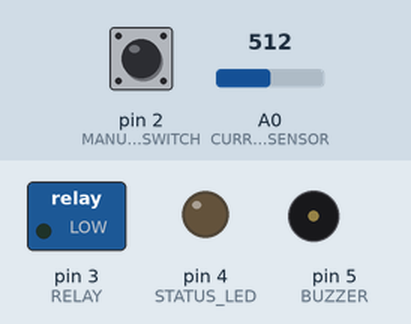
A sketch run on a simulated Arduino Uno, built with avr-gcc and run on an emulated ATmega328P. Parts: switched loads named in the sketch (green lamp = pin HIGH), output pins drawn as LEDs (lit = HIGH), buzzer (waves = sounding). The test bench sets the inputs (shaded band); at power-on: pin 2 (MANUAL_SWITCH) HIGH, A0 (CURRENT_SENSOR) = 512. The local clock reads 2024-03-15 10:24:30 at power-on unless the sketch sets it; what the sketch prints to the serial monitor is not drawn.

Above: at 1.2 s.
1.3 s: pin 2 (MANUAL_SWITCH) pulled LOW for 0.15 s
At 2.0 s:
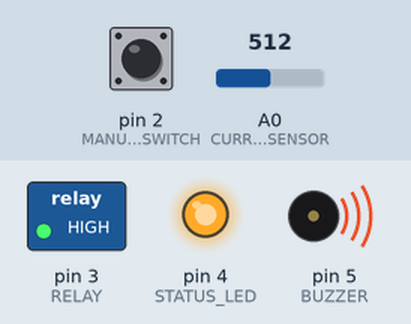
2.9 s: pin 2 (MANUAL_SWITCH) pulled LOW for 1 s
At 4.4 s:
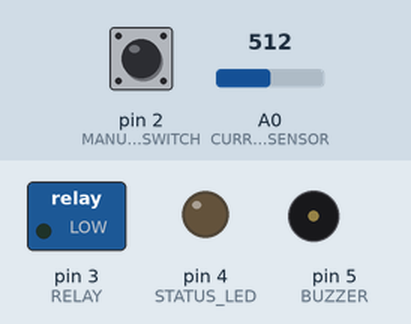
5.4 s: A0 (CURRENT_SENSOR) set to 685
8.4 s: A0 (CURRENT_SENSOR) set to 713
11.4 s: pin 2 (MANUAL_SWITCH) pulled LOW for 0.15 s
At 12.6 s:
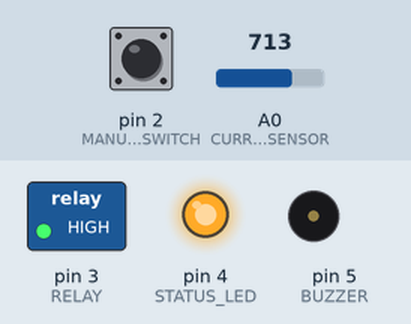
14.5 s: pin 2 (MANUAL_SWITCH) pulsed LOW 5 times (0.12 s each, 0.3 s apart)
At 16.3 s:
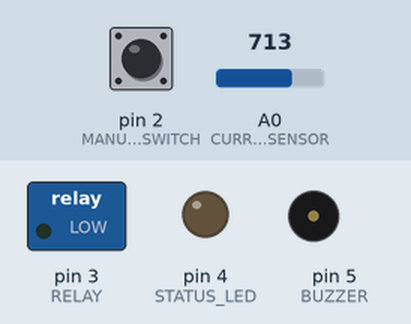
Timing chart, 0 to 29.3 s (numbered marks = the images above; inputs shaded):
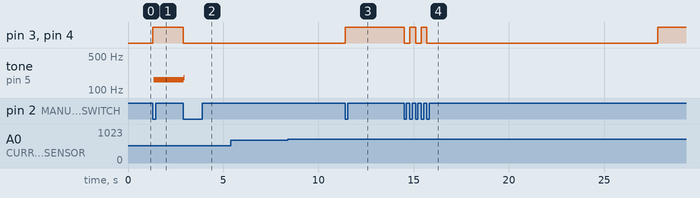

Measured:
- after the input at 1.3 s, pin 3 (RELAY), pin 4 (STATUS_LED): LOW → HIGH at once; tone on pin 5 (BUZZER): silent → 163 Hz after 0.06 s
- after the input at 2.9 s, pin 3 (RELAY), pin 4 (STATUS_LED): HIGH → LOW at once; tone on pin 5 (BUZZER): 163 Hz → 179 Hz at once, → silent 0.04 s later
- after the input at 11.4 s, pin 3 (RELAY), pin 4 (STATUS_LED): LOW → HIGH at once
- after the input at 14.5 s, pin 3 (RELAY), pin 4 (STATUS_LED): goes LOW 0.30 s, HIGH 0.30 s, LOW 0.30 s, HIGH 0.30 s, LOW 12.1 s, then HIGH, starting at once

The sketch:

arduino_uno.ino
```cpp
#include <Arduino.h>
#include <Wire.h>
#include <RTClib.h>

#define CURRENT_SENSOR A0
#define MANUAL_SWITCH 2
#define RELAY 3
#define STATUS_LED 4
#define BUZZER 5

#define CURRENT_THRESHOLD 0.1
#define DEBOUNCE_TIME 50

bool prevScheduleState = false;
bool overrideActive = false;

RTC_DS3231 rtc;

struct Schedule
{
  byte hour;
  byte minute;
  unsigned int durationMinutes;
};

Schedule schedules[] = {
    {6, 0, 60},
    {18, 0, 120}};
const byte scheduleCount = 2;

float current = 0.0;
float maxSensorValue = 0.0;
unsigned long lastCycleTime = 0;
const unsigned long cycleDurationMs = 20;

const float ACS712_SENSITIVITY = 0.066;
const float ADC_REF_VOLTAGE = 5.0;
const int ADC_RESOLUTION = 1023;
const float ZERO_CURRENT_VOLTAGE = ADC_REF_VOLTAGE / 2.0;

bool relayState = false;
unsigned long lastButtonCheck = 0;
bool lastButtonState = HIGH;

DateTime currentTime;
unsigned long lastMillis = 0;

unsigned long getTime() {
  // For real hardware: use millis()
  //return millis();

  // For Proteus simulation: uncomment line below and comment line above
  return micros();
}

void setup()
{
  Serial.begin(115200);

  pinMode(MANUAL_SWITCH, INPUT_PULLUP);
  pinMode(RELAY, OUTPUT);
  pinMode(STATUS_LED, OUTPUT);
  pinMode(BUZZER, OUTPUT);

  digitalWrite(RELAY, LOW);
  digitalWrite(STATUS_LED, LOW);
  digitalWrite(BUZZER, LOW);

  Wire.begin();

  if (!rtc.begin())
  {
    Serial.println("RTC Error");
    while (1);
  }

  if (rtc.lostPower())
  {
    rtc.adjust(DateTime(F(__DATE__), F(__TIME__)));
  }

  currentTime = rtc.now();
  lastMillis = getTime();

  Serial.println("Setup Complete");
}

void updateCurrentReading()
{
  unsigned long now = getTime();

  float sensorVoltage = analogRead(CURRENT_SENSOR) * (ADC_REF_VOLTAGE / ADC_RESOLUTION);

  if (sensorVoltage > maxSensorValue)
  {
    maxSensorValue = sensorVoltage;
  }

  if (now - lastCycleTime >= cycleDurationMs)
  {
    float peakVoltage = maxSensorValue - ZERO_CURRENT_VOLTAGE;
    current = peakVoltage / (ACS712_SENSITIVITY * sqrt(2.0));
    maxSensorValue = 0.0;
    lastCycleTime = now;
  }
}

void checkButton(unsigned long now)
{
  if (now - lastButtonCheck < DEBOUNCE_TIME)
    return;

  bool buttonState = digitalRead(MANUAL_SWITCH);

  if (buttonState == LOW && lastButtonState == HIGH)
  {
    relayState = !relayState;
    digitalWrite(RELAY, relayState ? HIGH : LOW);
    digitalWrite(STATUS_LED, relayState ? HIGH : LOW);

    overrideActive = true;

    Serial.print("Manual Override: ");
    Serial.println(relayState ? "ON" : "OFF");
  }

  lastButtonState = buttonState;
  lastButtonCheck = now;
}

bool checkSchedule()
{
  int currentMinutes = currentTime.hour() * 60 + currentTime.minute();

  for (byte i = 0; i < scheduleCount; i++)
  {
    int startMinutes = schedules[i].hour * 60 + schedules[i].minute;
    int endMinutes = startMinutes + schedules[i].durationMinutes;

    if (endMinutes <= 1440)
    {
      if (currentMinutes >= startMinutes && currentMinutes < endMinutes)
      {
        return true;
      }
    }
    else
    {
      int endWrapped = endMinutes - 1440;
      if (currentMinutes >= startMinutes || currentMinutes < endWrapped)
      {
        return true;
      }
    }
  }
  return false;
}

void updateRelay(bool state)
{
  if (relayState != state)
  {
    relayState = state;
    digitalWrite(RELAY, state ? HIGH : LOW);
    digitalWrite(STATUS_LED, state ? HIGH : LOW);
  }
}

void buzzIfNeeded()
{
  static unsigned long lastBuzz = 0;
  unsigned long now = getTime();

  if (relayState && current < CURRENT_THRESHOLD)
  {
    if (now - lastBuzz >= 1000)
    {
      digitalWrite(BUZZER, HIGH);
      delay(1);
      digitalWrite(BUZZER, LOW);
      lastBuzz = now;
      Serial.println("No load detected");
    }
  }
}

int getMinutesUntilNextEvent()
{
  int currentMinutes = currentTime.hour() * 60 + currentTime.minute();
  bool currentlyInSchedule = checkSchedule();

  if (currentlyInSchedule)
  {
    for (byte i = 0; i < scheduleCount; i++)
    {
      int startMinutes = schedules[i].hour * 60 + schedules[i].minute;
      int endMinutes = startMinutes + schedules[i].durationMinutes;

      if (endMinutes <= 1440)
      {
        if (currentMinutes >= startMinutes && currentMinutes < endMinutes)
        {
          return endMinutes - currentMinutes;
        }
      }
      else
      {
        int endWrapped = endMinutes - 1440;
        if (currentMinutes >= startMinutes)
        {
          return (1440 - currentMinutes) + endWrapped;
        }
        else if (currentMinutes < endWrapped)
        {
          return endWrapped - currentMinutes;
        }
      }
    }
  }
  else
  {
    int minDiff = 1441;
    for (byte i = 0; i < scheduleCount; i++)
    {
      int startMinutes = schedules[i].hour * 60 + schedules[i].minute;
      int diff = startMinutes - currentMinutes;
      if (diff < 0)
        diff += 1440;
      if (diff < minDiff)
        minDiff = diff;
    }
    return minDiff;
  }

  return 0;
}

void loop()
{
  unsigned long now = getTime();

  // Update current time every second
  unsigned long elapsed = now - lastMillis;
  if (elapsed >= 1000)
  {
    currentTime = currentTime + TimeSpan(elapsed / 1000);
    lastMillis = now;

    // For real hardware: uncomment line below to sync with RTC
    // currentTime = rtc.now();
  }

  // Read current sensor continuously
  updateCurrentReading();

  // Check for button press (with debouncing)
  checkButton(now);

  // Get current schedule state
  bool scheduleState = checkSchedule();

  // Clear override when schedule changes state
  if (scheduleState != prevScheduleState)
  {
    overrideActive = false;
    Serial.println("Schedule changed - override expired");
    prevScheduleState = scheduleState;
  }

  // Apply schedule if no manual override active
  if (!overrideActive)
  {
    updateRelay(scheduleState);
  }

  // Alert if relay on but no load detected
  buzzIfNeeded();

  // Log status every 10ms
  static unsigned long lastLog = 0;
  if (now - lastLog >= 10)
  {
    Serial.print("Time: ");
    Serial.print(currentTime.hour());
    Serial.print(":");
    if (currentTime.minute() < 10)
      Serial.print("0");
    Serial.print(currentTime.minute());
    Serial.print(" | Relay: ");
    Serial.print(relayState ? "ON" : "OFF");
    Serial.print(" | Current: ");
    Serial.print(current, 2);
    Serial.print("A | ");

    int minutesLeft = getMinutesUntilNextEvent();
    if (checkSchedule())
    {
      Serial.print("OFF in ");
    }
    else
    {
      Serial.print("ON in ");
    }
    Serial.print(minutesLeft);
    Serial.println(" min");

    lastLog = now;
  }
}
```
